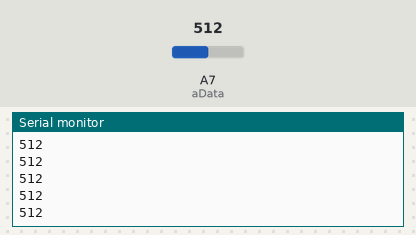
Recording of a sketch running on a simulated Arduino Nano, built with avr-gcc and run on an emulated ATmega328P. Shown: the last lines printed to the serial monitor. Inputs (shaded band) come from the test bench; at power-on: A7 (aData) = 512.

Above: at 1.2 s.
1.3 s: A7 (aData) set to 716
At 1.9 s:
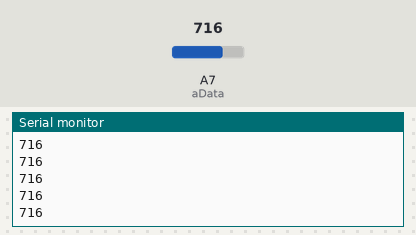
2.8 s: A7 (aData) set to 900
At 3.4 s:
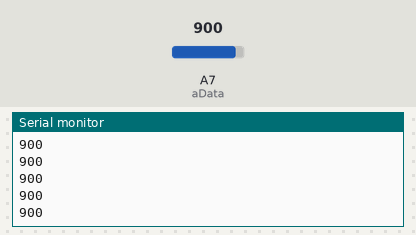
Timing chart, 0 to 5.8 s (numbered marks = the images above; inputs shaded):
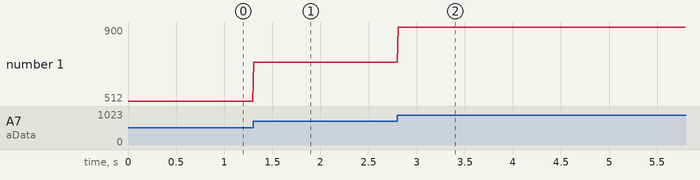

The sketch:

PlotterArduinoCode.ino
```cpp
#define aData A7

int aRead;

void setup()
{
  Serial.begin(115200);
}

void loop()
{
  aRead=analogRead(aData);
  Serial.println(aRead);
  delay(10);
}
```

Measured:
- after the input at 1.3 s, the serial monitor: prints a new line at once (image 1)
- after the input at 2.8 s, the serial monitor: prints a new line at once (image 2)
- plotted number 1: 512 → 716 after the input at 1.3 s, 716 → 900 after the input at 2.8 s
